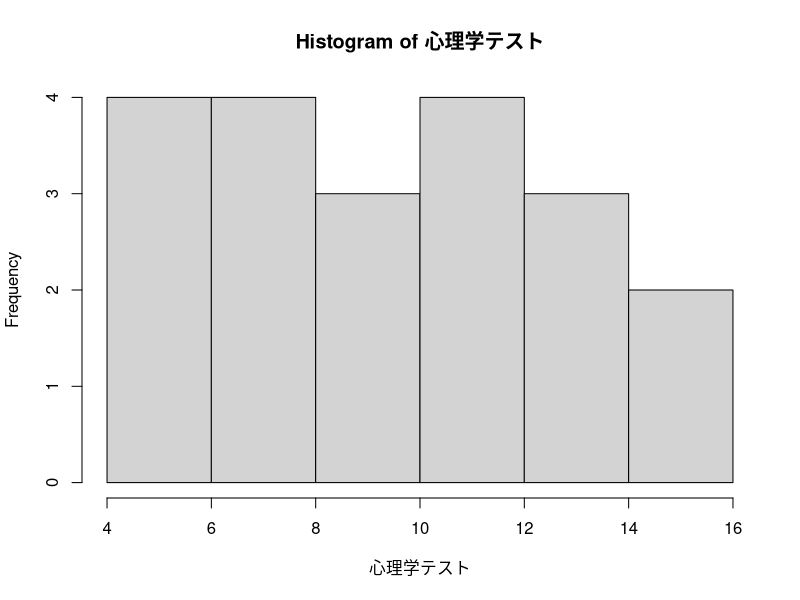

This figure's R source:
# ======================================
#
# 2.4 データの視覚的表現
#
#=======================================

指導法 <- c("C", "B", "B", "A", "B", "C", "A", "D", "D", "D", "A", "A", "A", "C", "B", "D", "C", "C", "B", "D")
指導法

table(指導法)

心理学テスト <- c(13, 14, 7, 12, 10, 6, 8, 15, 4, 14, 9, 6, 10, 12, 5, 12, 8, 8, 12, 15)
心理学テスト

hist(心理学テスト)

# ======================================
#
# 2.5 平均とは
#
# ======================================

sum(10, 13, 8, 15, 8)

テストA <- c(10, 13, 8, 15, 8)
テストA
sum(テストA)

sum(テストA) / length(テストA)
mean(テストA)

# ======================================
#
# 2.6 平均以外の代表値
#
# ======================================

median(テストA) # 中央値

table(テストA) # table() を用いて最頻値を見つける

# ======================================
#
# 2.8 分散・標準偏差とは

# ======================================

テストA平均 <- mean(テストA)
テストA平均

平均からの偏差 <- テストA - テストA平均
平均からの偏差

平均からの偏差の二乗 <- 平均からの偏差 ^ 2
平均からの偏差の二乗

平均からの偏差の二乗和 <- sum(平均からの偏差の二乗)
平均からの偏差の二乗和

データ数 <- length(テストA)
データ数

分散 <- 平均からの偏差の二乗和 / データ数 # 分散を計算する
分散

sqrt(分散) # 標準偏差を計算する

var(テストA) # var() を使って"不偏"分散を計算する

不偏分散 <- var(テストA)
不偏分散

標本分散 <- 不偏分散 * (データ数 - 1) / データ数
標本分散

sd(テストA) # sd() を使って"不偏"分散の平方根(標準偏差)を計算する

sqrt(sd(テストA) ^ 2 * (データ数 - 1) / データ数) # 標本分散の平方根

sqrt(標本分散)

# ======================================
#
# 2.9 分散・標準偏差以外の散布度
#
# ======================================

# 平均偏差を求める
abs(テストA - mean(テストA))
mean(abs(テストA - mean(テストA)))

# 範囲(レンジ)
max(テストA)
min(テストA)
max(テストA) - min(テストA)

# ======================================
#
# 2.10 標準化
#
# ======================================

心理学テスト
心理学平均 <- mean(心理学テスト)
心理学平均

心理学標準偏差 <- sqrt(mean((心理学テスト - 心理学平均) ^ 2))
心理学標準偏差

心理学z得点 <- (心理学テスト - 心理学平均) / 心理学標準偏差
心理学z得点

心理学z得点平均 <- mean(心理学z得点)
心理学z得点平均

心理学z得点標準偏差 <- sqrt(mean((心理学z得点 - 心理学z得点平均) ^ 2))
心理学z得点標準偏差

# ======================================
#
# 偏差値
#
# ======================================

心理学偏差値 <- 10 * 心理学z得点 + 50
心理学偏差値

心理学偏差値平均 <- mean(心理学偏差値)
心理学偏差値平均

心理学偏差値標準偏差 <- sqrt(mean((心理学偏差値 - 心理学偏差値平均) ^ 2))
心理学偏差値標準偏差
